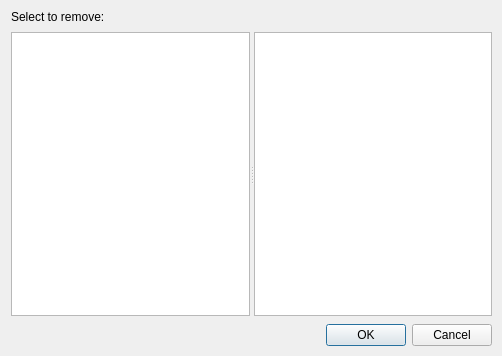
<?xml version="1.0" encoding="UTF-8"?>
<ui version="4.0">
 <class>HistoryDelDialog</class>
 <widget class="QWidget" name="HistoryDelDialog">
  <property name="geometry">
   <rect>
    <x>0</x>
    <y>0</y>
    <width>502</width>
    <height>356</height>
   </rect>
  </property>
  <property name="windowTitle">
   <string>HistoryRemove</string>
  </property>
  <layout class="QVBoxLayout" name="verticalLayout">
   <property name="spacing">
    <number>8</number>
   </property>
   <property name="topMargin">
    <number>10</number>
   </property>
   <property name="rightMargin">
    <number>10</number>
   </property>
   <property name="bottomMargin">
    <number>10</number>
   </property>
   <item>
    <widget class="QLabel" name="label">
     <property name="text">
      <string>Select to remove:</string>
     </property>
    </widget>
   </item>
   <item>
    <widget class="QSplitter" name="splitter">
     <property name="sizePolicy">
      <sizepolicy hsizetype="Expanding" vsizetype="Expanding">
       <horstretch>0</horstretch>
       <verstretch>0</verstretch>
      </sizepolicy>
     </property>
     <property name="orientation">
      <enum>Qt::Orientation::Horizontal</enum>
     </property>
     <widget class="QListWidget" name="lwHistory"/>
     <widget class="QTextBrowser" name="tbInfo"/>
    </widget>
   </item>
   <item>
    <widget class="QDialogButtonBox" name="buttonBox">
     <property name="standardButtons">
      <set>QDialogButtonBox::StandardButton::Cancel|QDialogButtonBox::StandardButton::Ok</set>
     </property>
    </widget>
   </item>
  </layout>
 </widget>
 <resources/>
 <connections/>
</ui>
